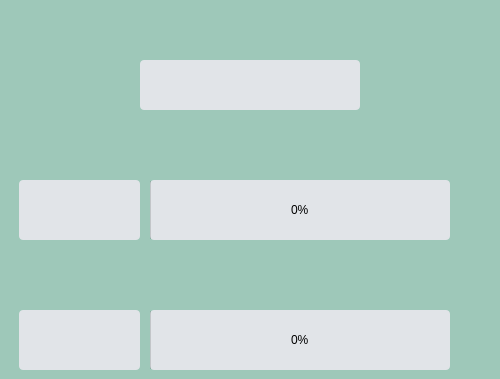
    <widget class="QWidget" name="TrackChallengePage">
     <property name="styleSheet">
      <string notr="true">background-color: #9EC8B9;</string>
     </property>
     <widget class="QProgressBar" name="P1Progress">
      <property name="geometry">
       <rect>
        <x>150</x>
        <y>180</y>
        <width>300</width>
        <height>60</height>
       </rect>
      </property>
      <property name="styleSheet">
       <string notr="true">background-color: #e1e4e8;
font: 500 12pt &quot;Roboto Slab Medium&quot;;
color: black;
text-align: center;
border-color: black;
border-radius: 4px;
</string>
      </property>
      <property name="value">
       <number>0</number>
      </property>
     </widget>
     <widget class="QProgressBar" name="P2Progress">
      <property name="geometry">
       <rect>
        <x>150</x>
        <y>310</y>
        <width>300</width>
        <height>60</height>
       </rect>
      </property>
      <property name="styleSheet">
       <string notr="true">background-color: #e1e4e8;
font: 500 12pt &quot;Roboto Slab Medium&quot;;
color: black;
text-align: center;
border-color: black;
border-radius: 4px;
</string>
      </property>
      <property name="value">
       <number>0</number>
      </property>
     </widget>
     <widget class="QPushButton" name="P1plus">
      <property name="geometry">
       <rect>
        <x>19</x>
        <y>180</y>
        <width>121</width>
        <height>60</height>
       </rect>
      </property>
      <property name="cursor">
       <cursorShape>PointingHandCursor</cursorShape>
      </property>
      <property name="styleSheet">
       <string notr="true">background-color: #e1e4e8;
color: black;
text-align: center;
border-color: black;
border-radius: 4px;
font: 500 15pt &quot;Roboto Slab Medium&quot;;
</string>
      </property>
      <property name="text">
       <string/>
      </property>
     </widget>
     <widget class="QPushButton" name="P2plus">
      <property name="geometry">
       <rect>
        <x>19</x>
        <y>310</y>
        <width>121</width>
        <height>60</height>
       </rect>
      </property>
      <property name="cursor">
       <cursorShape>PointingHandCursor</cursorShape>
      </property>
      <property name="styleSheet">
       <string notr="true">background-color: #e1e4e8;
color: black;
text-align: center;
border-color: black;
border-radius: 4px;
font: 500 15pt &quot;Roboto Slab Medium&quot;;
</string>
      </property>
      <property name="text">
       <string/>
      </property>
     </widget>
     <widget class="QLineEdit" name="GoalDisplay">
      <property name="geometry">
       <rect>
        <x>140</x>
        <y>60</y>
        <width>220</width>
        <height>50</height>
       </rect>
      </property>
      <property name="cursor">
       <cursorShape>ArrowCursor</cursorShape>
      </property>
      <property name="styleSheet">
       <string notr="true">background-color: #e1e4e8;
font: 500 20pt &quot;Roboto Slab Medium&quot;;
color: black;
alignment: center;
border-color: black;
border-radius: 4px;
</string>
      </property>
      <property name="readOnly">
       <bool>true</bool>
      </property>
     </widget>
     <widget class="QPushButton" name="ReturnButton7">
      <property name="geometry">
       <rect>
        <x>450</x>
        <y>10</y>
        <width>41</width>
        <height>31</height>
       </rect>
      </property>
      <property name="cursor">
       <cursorShape>PointingHandCursor</cursorShape>
      </property>
      <property name="styleSheet">
       <string notr="true">background-image: url(:/Images/ReturnArrow.jpg);
background-position: center;
border-color: black;
border-radius: 4px;
</string>
      </property>
      <property name="text">
       <string/>
      </property>
     </widget>
    </widget>
